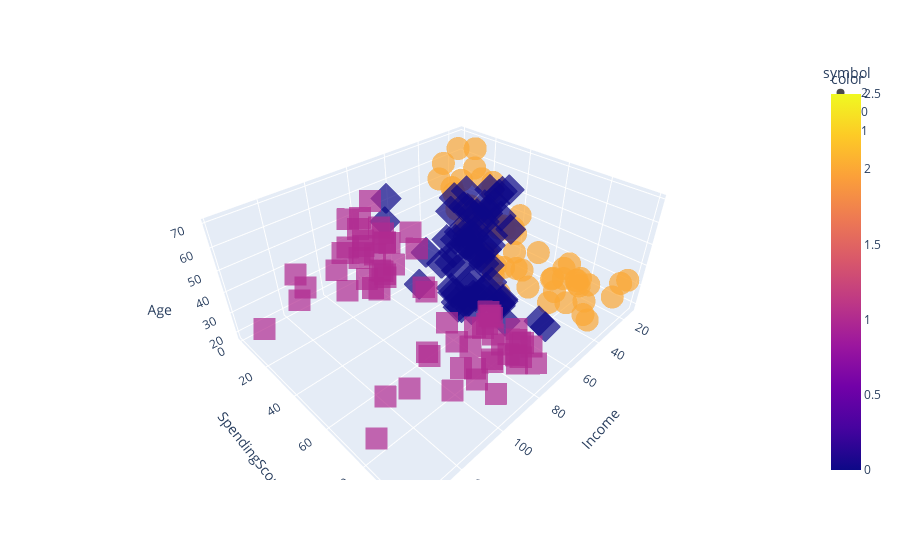
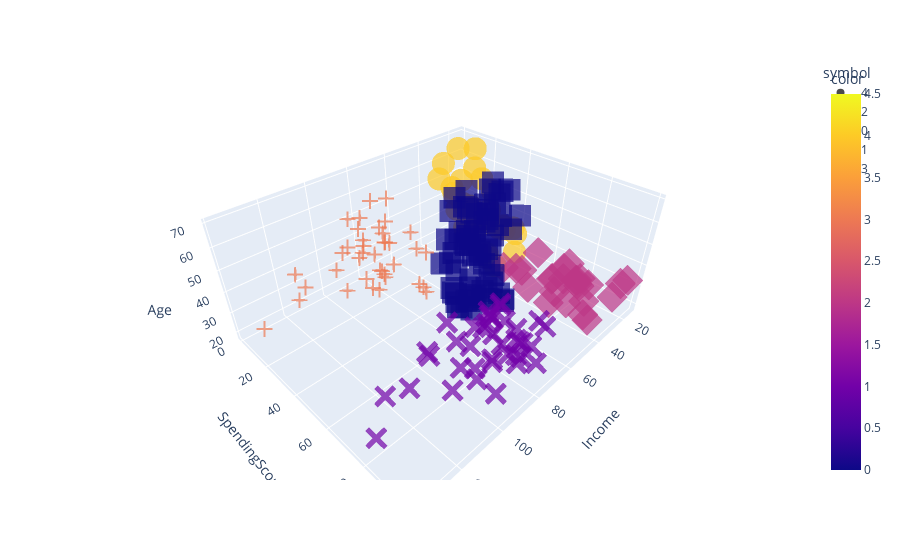

Write notebook code for charts like these, in order.
### Markdown cell above
**Завдання 11** 

Зробити візуалізацію кластеризації методу К-середніх на вибраних Вами двох різних кількостях кластерів використовуючи [scatter_3d](https://plotly.com/python/3d-scatter-plots/).

### Code cell
fig_3 = px.scatter_3d(customer_set, x='Income', y='SpendingScore', z='Age', color=kmeans_3.labels_, symbol=kmeans_3.labels_, opacity=0.7)
fig_5 = px.scatter_3d(customer_set, x='Income', y='SpendingScore', z='Age', color=kmeans_5.labels_, symbol=kmeans_5.labels_, opacity=0.7)

fig_3.show()
fig_5.show()

### Figure 1 — Plotly figure (JSON) as saved in the notebook; plotly's stock layout.template omitted (floating-point values rounded to 4 significant figures)
{"data": [{"hovertemplate": "symbol=2<br>Income=%{x}<br>SpendingScore=%{y}<br>Age=%{z}<br>color=%{marker.color}<extra></extra>", "legendgroup": "2", "marker": {"color": [2, 2, 2, 2, 2, 2, 2, 2, 2, 2, 2, 2, 2, 2, 2, 2, 2, 2, 2, 2, 2, 2, 2, 2, 2, 2, 2, 2, 2, 2, 2, 2, 2, 2, 2, 2, 2, 2, 2, 2, 2, 2, 2, 2, 2, 2, 2, 2, 2, 2, 2, 2, 2, 2, 2, 2, 2, 2, 2, 2, 2], "coloraxis": "coloraxis", "opacity": 0.7, "symbol": "circle"}, "mode": "markers", "name": "2", "scene": "scene", "showlegend": true, "type": "scatter3d", "x": [15, 15, 16, 16, 17, 17, 18, 18, 19, 19, 19, 19, 20, 20, 20, 20, 21, 21, 23, 23, 24, 24, 25, 25, 28, 28, 28, 28, 29, 29, 30, 30, 33, 33, 33, 33, 34, 34, 37, 37, 38, 38, 39, 39, 39, 39, 40, 40, 40, 40, 42, 42, 43, 43, 43, 43, 44, 44, 46, 46, 46], "y": [39, 81, 6, 77, 40, 76, 6, 94, 3, 72, 14, 99, 15, 77, 13, 79, 35, 66, 29, 98, 35, 73, 5, 73, 14, 82, 32, 61, 31, 87, 4, 73, 4, 92, 14, 81, 17, 73, 26, 75, 35, 92, 36, 61, 28, 65, 55, 47, 42, 42, 52, 60, 54, 60, 45, 41, 50, 46, 51, 46, 55], "z": [19, 21, 20, 23, 31, 22, 35, 23, 64, 30, 67, 35, 58, 24, 37, 22, 35, 20, 52, 35, 35, 25, 46, 31, 54, 29, 45, 35, 40, 23, 60, 21, 53, 18, 49, 21, 42, 30, 36, 20, 65, 24, 48, 31, 49, 24, 50, 27, 29, 31, 49, 33, 31, 59, 50, 47, 51, 69, 27, 53, 19]}, {"hovertemplate": "symbol=0<br>Income=%{x}<br>SpendingScore=%{y}<br>Age=%{z}<br>color=%{marker.color}<extra></extra>", "legendgroup": "0", "marker": {"color": [0, 0, 0, 0, 0, 0, 0, 0, 0, 0, 0, 0, 0, 0, 0, 0, 0, 0, 0, 0, 0, 0, 0, 0, 0, 0, 0, 0, 0, 0, 0, 0, 0, 0, 0, 0, 0, 0, 0, 0, 0, 0, 0, 0, 0, 0, 0, 0, 0, 0, 0, 0, 0, 0, 0, 0, 0, 0, 0, 0, 0, 0, 0, 0, 0, 0, 0, 0, 0, 0, 0], "coloraxis": "coloraxis", "opacity": 0.7, "symbol": "diamond"}, "mode": "markers", "name": "0", "scene": "scene", "showlegend": true, "type": "scatter3d", "x": [46, 47, 47, 48, 48, 48, 48, 48, 48, 49, 49, 50, 50, 54, 54, 54, 54, 54, 54, 54, 54, 54, 54, 54, 54, 57, 57, 58, 58, 59, 59, 60, 60, 60, 60, 60, 60, 61, 61, 62, 62, 62, 62, 62, 62, 63, 63, 63, 63, 63, 63, 64, 64, 65, 65, 65, 65, 67, 67, 67, 67, 69, 69, 70, 70, 71, 71, 71, 71, 71, 71], "y": [56, 52, 59, 51, 59, 50, 48, 59, 47, 55, 42, 49, 56, 47, 54, 53, 48, 52, 42, 51, 55, 41, 44, 57, 46, 58, 55, 60, 46, 55, 41, 49, 40, 42, 52, 47, 50, 42, 49, 41, 48, 59, 55, 56, 42, 50, 46, 43, 48, 52, 54, 42, 46, 48, 50, 43, 59, 43, 57, 56, 40, 58, 91, 29, 77, 35, 95, 11, 75, 9, 75], "z": [70, 67, 54, 63, 18, 43, 68, 19, 32, 70, 47, 60, 60, 59, 26, 45, 40, 23, 49, 57, 38, 67, 46, 21, 48, 55, 22, 34, 50, 68, 18, 48, 40, 32, 24, 47, 27, 48, 20, 23, 49, 67, 26, 49, 21, 66, 54, 68, 66, 65, 19, 38, 19, 18, 19, 63, 49, 51, 50, 27, 38, 40, 39, 23, 31, 43, 40, 59, 38, 47, 39]}, {"hovertemplate": "symbol=1<br>Income=%{x}<br>SpendingScore=%{y}<br>Age=%{z}<br>color=%{marker.color}<extra></extra>", "legendgroup": "1", "marker": {"color": [1, 1, 1, 1, 1, 1, 1, 1, 1, 1, 1, 1, 1, 1, 1, 1, 1, 1, 1, 1, 1, 1, 1, 1, 1, 1, 1, 1, 1, 1, 1, 1, 1, 1, 1, 1, 1, 1, 1, 1, 1, 1, 1, 1, 1, 1, 1, 1, 1, 1, 1, 1, 1, 1, 1, 1, 1, 1, 1, 1, 1, 1, 1, 1, 1, 1, 1, 1], "coloraxis": "coloraxis", "opacity": 0.7, "symbol": "square"}, "mode": "markers", "name": "1", "scene": "scene", "showlegend": true, "type": "scatter3d", "x": [72, 72, 73, 73, 73, 73, 74, 74, 75, 75, 76, 76, 77, 77, 77, 77, 78, 78, 78, 78, 78, 78, 78, 78, 78, 78, 78, 78, 79, 79, 81, 81, 85, 85, 86, 86, 87, 87, 87, 87, 87, 87, 88, 88, 88, 88, 93, 93, 97, 97, 98, 98, 99, 99, 101, 101, 103, 103, 103, 103, 113, 113, 120, 120, 126, 126, 137, 137], "y": [34, 71, 5, 88, 7, 73, 10, 72, 5, 93, 40, 87, 12, 97, 36, 74, 22, 90, 17, 88, 20, 76, 16, 89, 1, 78, 1, 73, 35, 83, 5, 93, 26, 75, 20, 95, 27, 63, 13, 75, 10, 92, 13, 86, 15, 69, 14, 90, 32, 86, 15, 88, 39, 97, 24, 68, 17, 85, 23, 69, 8, 91, 16, 79, 28, 74, 18, 83], "z": [25, 31, 20, 29, 44, 32, 19, 35, 57, 32, 28, 32, 25, 28, 48, 32, 34, 34, 43, 39, 44, 38, 47, 27, 37, 30, 34, 30, 56, 29, 19, 31, 50, 36, 42, 33, 36, 32, 40, 28, 36, 36, 52, 30, 58, 27, 59, 35, 37, 32, 46, 29, 41, 30, 54, 28, 41, 36, 34, 32, 33, 38, 47, 35, 45, 32, 32, 30]}], "layout": {"coloraxis": {"colorbar": {"title": {"text": "color"}}, "colorscale": [[0, "#0d0887"], [0.1111, "#46039f"], [0.2222, "#7201a8"], [0.3333, "#9c179e"], [0.4444, "#bd3786"], [0.5556, "#d8576b"], [0.6667, "#ed7953"], [0.7778, "#fb9f3a"], [0.8889, "#fdca26"], [1, "#f0f921"]]}, "legend": {"title": {"text": "symbol"}, "tracegroupgap": 0}, "margin": {"t": 60}, "scene": {"domain": {"x": [0, 1], "y": [0, 1]}, "xaxis": {"title": {"text": "Income"}}, "yaxis": {"title": {"text": "SpendingScore"}}, "zaxis": {"title": {"text": "Age"}}}}}

### Figure 2 — Plotly figure (JSON) as saved in the notebook; plotly's stock layout.template omitted (floating-point values rounded to 4 significant figures)
{"data": [{"hovertemplate": "symbol=4<br>Income=%{x}<br>SpendingScore=%{y}<br>Age=%{z}<br>color=%{marker.color}<extra></extra>", "legendgroup": "4", "marker": {"color": [4, 4, 4, 4, 4, 4, 4, 4, 4, 4, 4, 4, 4, 4, 4, 4, 4, 4, 4, 4, 4, 4, 4, 4, 4, 4, 4, 4, 4, 4], "coloraxis": "coloraxis", "opacity": 0.7, "symbol": "circle"}, "mode": "markers", "name": "4", "scene": "scene", "showlegend": true, "type": "scatter3d", "x": [15, 16, 17, 18, 19, 19, 20, 20, 21, 23, 24, 25, 28, 28, 29, 30, 33, 33, 34, 37, 38, 39, 39, 40, 40, 40, 40, 42, 43, 43], "y": [39, 6, 40, 6, 3, 14, 15, 13, 35, 29, 35, 5, 14, 32, 31, 4, 4, 14, 17, 26, 35, 36, 28, 55, 47, 42, 42, 52, 45, 41], "z": [19, 20, 31, 35, 64, 67, 58, 37, 35, 52, 35, 46, 54, 45, 40, 60, 53, 49, 42, 36, 65, 48, 49, 50, 27, 29, 31, 49, 50, 47]}, {"hovertemplate": "symbol=2<br>Income=%{x}<br>SpendingScore=%{y}<br>Age=%{z}<br>color=%{marker.color}<extra></extra>", "legendgroup": "2", "marker": {"color": [2, 2, 2, 2, 2, 2, 2, 2, 2, 2, 2, 2, 2, 2, 2, 2, 2, 2, 2, 2, 2, 2, 2, 2, 2], "coloraxis": "coloraxis", "opacity": 0.7, "symbol": "diamond"}, "mode": "markers", "name": "2", "scene": "scene", "showlegend": true, "type": "scatter3d", "x": [15, 16, 17, 18, 19, 19, 20, 20, 21, 23, 24, 25, 28, 28, 29, 30, 33, 33, 34, 37, 38, 39, 39, 42, 43], "y": [81, 77, 76, 94, 72, 99, 77, 79, 66, 98, 73, 73, 82, 61, 87, 73, 92, 81, 73, 75, 92, 61, 65, 60, 54], "z": [21, 23, 22, 23, 30, 35, 24, 22, 20, 35, 25, 31, 29, 35, 23, 21, 18, 21, 30, 20, 24, 31, 24, 33, 31]}, {"hovertemplate": "symbol=0<br>Income=%{x}<br>SpendingScore=%{y}<br>Age=%{z}<br>color=%{marker.color}<extra></extra>", "legendgroup": "0", "marker": {"color": [0, 0, 0, 0, 0, 0, 0, 0, 0, 0, 0, 0, 0, 0, 0, 0, 0, 0, 0, 0, 0, 0, 0, 0, 0, 0, 0, 0, 0, 0, 0, 0, 0, 0, 0, 0, 0, 0, 0, 0, 0, 0, 0, 0, 0, 0, 0, 0, 0, 0, 0, 0, 0, 0, 0, 0, 0, 0, 0, 0, 0, 0, 0, 0, 0, 0, 0, 0], "coloraxis": "coloraxis", "opacity": 0.7, "symbol": "square"}, "mode": "markers", "name": "0", "scene": "scene", "showlegend": true, "type": "scatter3d", "x": [43, 44, 44, 46, 46, 46, 46, 47, 47, 48, 48, 48, 48, 48, 48, 49, 49, 50, 50, 54, 54, 54, 54, 54, 54, 54, 54, 54, 54, 54, 54, 57, 57, 58, 58, 59, 59, 60, 60, 60, 60, 60, 60, 61, 61, 62, 62, 62, 62, 62, 62, 63, 63, 63, 63, 63, 63, 64, 64, 65, 65, 65, 65, 67, 67, 67, 67, 69], "y": [60, 50, 46, 51, 46, 56, 55, 52, 59, 51, 59, 50, 48, 59, 47, 55, 42, 49, 56, 47, 54, 53, 48, 52, 42, 51, 55, 41, 44, 57, 46, 58, 55, 60, 46, 55, 41, 49, 40, 42, 52, 47, 50, 42, 49, 41, 48, 59, 55, 56, 42, 50, 46, 43, 48, 52, 54, 42, 46, 48, 50, 43, 59, 43, 57, 56, 40, 58], "z": [59, 51, 69, 27, 53, 70, 19, 67, 54, 63, 18, 43, 68, 19, 32, 70, 47, 60, 60, 59, 26, 45, 40, 23, 49, 57, 38, 67, 46, 21, 48, 55, 22, 34, 50, 68, 18, 48, 40, 32, 24, 47, 27, 48, 20, 23, 49, 67, 26, 49, 21, 66, 54, 68, 66, 65, 19, 38, 19, 18, 19, 63, 49, 51, 50, 27, 38, 40]}, {"hovertemplate": "symbol=1<br>Income=%{x}<br>SpendingScore=%{y}<br>Age=%{z}<br>color=%{marker.color}<extra></extra>", "legendgroup": "1", "marker": {"color": [1, 1, 1, 1, 1, 1, 1, 1, 1, 1, 1, 1, 1, 1, 1, 1, 1, 1, 1, 1, 1, 1, 1, 1, 1, 1, 1, 1, 1, 1, 1, 1, 1, 1, 1, 1, 1, 1, 1], "coloraxis": "coloraxis", "opacity": 0.7, "symbol": "x"}, "mode": "markers", "name": "1", "scene": "scene", "showlegend": true, "type": "scatter3d", "x": [69, 70, 71, 71, 71, 72, 73, 73, 74, 75, 76, 77, 77, 78, 78, 78, 78, 78, 78, 79, 81, 85, 86, 87, 87, 87, 88, 88, 93, 97, 98, 99, 101, 103, 103, 113, 120, 126, 137], "y": [91, 77, 95, 75, 75, 71, 88, 73, 72, 93, 87, 97, 74, 90, 88, 76, 89, 78, 73, 83, 93, 75, 95, 63, 75, 92, 86, 69, 90, 86, 88, 97, 68, 85, 69, 91, 79, 74, 83], "z": [39, 31, 40, 38, 39, 31, 29, 32, 35, 32, 32, 28, 32, 34, 39, 38, 27, 30, 30, 29, 31, 36, 33, 32, 28, 36, 30, 27, 35, 32, 29, 30, 28, 36, 32, 38, 35, 32, 30]}, {"hovertemplate": "symbol=3<br>Income=%{x}<br>SpendingScore=%{y}<br>Age=%{z}<br>color=%{marker.color}<extra></extra>", "legendgroup": "3", "marker": {"color": [3, 3, 3, 3, 3, 3, 3, 3, 3, 3, 3, 3, 3, 3, 3, 3, 3, 3, 3, 3, 3, 3, 3, 3, 3, 3, 3, 3, 3, 3, 3, 3, 3, 3, 3, 3, 3, 3], "coloraxis": "coloraxis", "opacity": 0.7, "symbol": "cross"}, "mode": "markers", "name": "3", "scene": "scene", "showlegend": true, "type": "scatter3d", "x": [70, 71, 71, 71, 72, 73, 73, 74, 75, 76, 77, 77, 78, 78, 78, 78, 78, 78, 79, 81, 85, 86, 87, 87, 87, 88, 88, 93, 97, 98, 99, 101, 103, 103, 113, 120, 126, 137], "y": [29, 35, 11, 9, 34, 5, 7, 10, 5, 40, 12, 36, 22, 17, 20, 16, 1, 1, 35, 5, 26, 20, 27, 13, 10, 13, 15, 14, 32, 15, 39, 24, 17, 23, 8, 16, 28, 18], "z": [23, 43, 59, 47, 25, 20, 44, 19, 57, 28, 25, 48, 34, 43, 44, 47, 37, 34, 56, 19, 50, 42, 36, 40, 36, 52, 58, 59, 37, 46, 41, 54, 41, 34, 33, 47, 45, 32]}], "layout": {"coloraxis": {"colorbar": {"title": {"text": "color"}}, "colorscale": [[0, "#0d0887"], [0.1111, "#46039f"], [0.2222, "#7201a8"], [0.3333, "#9c179e"], [0.4444, "#bd3786"], [0.5556, "#d8576b"], [0.6667, "#ed7953"], [0.7778, "#fb9f3a"], [0.8889, "#fdca26"], [1, "#f0f921"]]}, "legend": {"title": {"text": "symbol"}, "tracegroupgap": 0}, "margin": {"t": 60}, "scene": {"domain": {"x": [0, 1], "y": [0, 1]}, "xaxis": {"title": {"text": "Income"}}, "yaxis": {"title": {"text": "SpendingScore"}}, "zaxis": {"title": {"text": "Age"}}}}}
